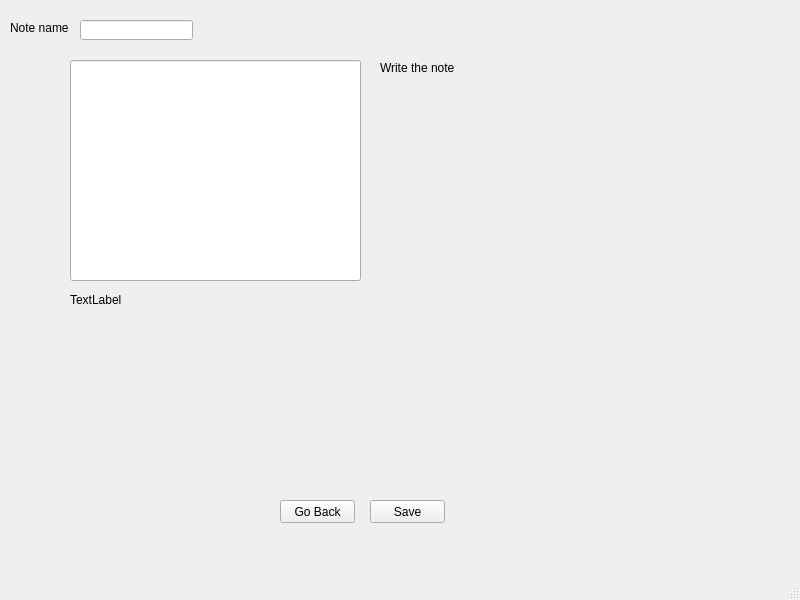
<?xml version="1.0" encoding="UTF-8"?>
<ui version="4.0">
 <class>note_details_window</class>
 <widget class="QMainWindow" name="note_details_window">
  <property name="geometry">
   <rect>
    <x>0</x>
    <y>0</y>
    <width>800</width>
    <height>600</height>
   </rect>
  </property>
  <property name="windowTitle">
   <string>Note details</string>
  </property>
  <widget class="QWidget" name="centralwidget">
   <widget class="QLabel" name="label">
    <property name="geometry">
     <rect>
      <x>380</x>
      <y>60</y>
      <width>81</width>
      <height>16</height>
     </rect>
    </property>
    <property name="text">
     <string>Write the note</string>
    </property>
   </widget>
   <widget class="QLabel" name="label_2">
    <property name="geometry">
     <rect>
      <x>10</x>
      <y>20</y>
      <width>61</width>
      <height>16</height>
     </rect>
    </property>
    <property name="text">
     <string>Note name</string>
    </property>
   </widget>
   <widget class="QLineEdit" name="line_edit_note_name">
    <property name="geometry">
     <rect>
      <x>80</x>
      <y>20</y>
      <width>113</width>
      <height>20</height>
     </rect>
    </property>
   </widget>
   <widget class="QLineEdit" name="line_edit_note">
    <property name="geometry">
     <rect>
      <x>70</x>
      <y>60</y>
      <width>291</width>
      <height>221</height>
     </rect>
    </property>
   </widget>
   <widget class="QLabel" name="lbl_wrong_input">
    <property name="geometry">
     <rect>
      <x>70</x>
      <y>290</y>
      <width>291</width>
      <height>20</height>
     </rect>
    </property>
    <property name="text">
     <string>TextLabel</string>
    </property>
   </widget>
   <widget class="QPushButton" name="btn_save">
    <property name="geometry">
     <rect>
      <x>370</x>
      <y>500</y>
      <width>75</width>
      <height>23</height>
     </rect>
    </property>
    <property name="text">
     <string>Save</string>
    </property>
   </widget>
   <widget class="QPushButton" name="btn_back">
    <property name="geometry">
     <rect>
      <x>280</x>
      <y>500</y>
      <width>75</width>
      <height>23</height>
     </rect>
    </property>
    <property name="text">
     <string>Go Back</string>
    </property>
   </widget>
  </widget>
  <widget class="QMenuBar" name="menubar">
   <property name="geometry">
    <rect>
     <x>0</x>
     <y>0</y>
     <width>800</width>
     <height>22</height>
    </rect>
   </property>
  </widget>
  <widget class="QStatusBar" name="statusbar"/>
 </widget>
 <resources/>
 <connections/>
</ui>
